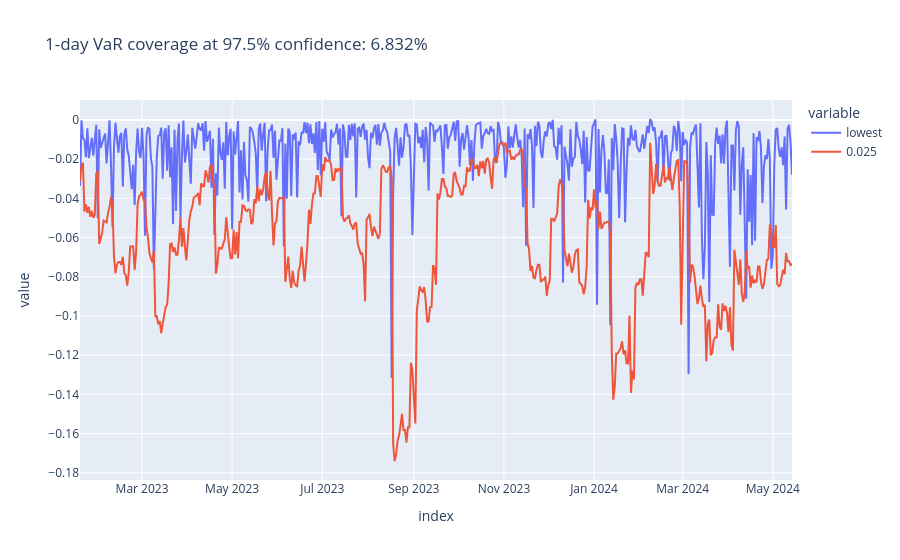

Source (notebook cell):
### Code cell
plot_coverage(df_var_partial, "0.025")

### Figure 1 — Plotly figure (JSON) as saved in the notebook; plotly's stock layout.template omitted (floating-point values rounded to 4 significant figures; data arrays with more than 128 entries replaced by an {"elided": "..."} marker saying what was removed)
{"data": [{"hovertemplate": "variable=lowest<br>index=%{x}<br>value=%{y}<extra></extra>", "legendgroup": "lowest", "line": {"color": "#636efa", "dash": "solid"}, "marker": {"symbol": "circle"}, "mode": "lines", "name": "lowest", "orientation": "v", "showlegend": true, "type": "scatter", "x": {"elided": "483 str values"}, "xaxis": "x", "y": {"elided": "483 float values"}, "yaxis": "y"}, {"hovertemplate": "variable=0.025<br>index=%{x}<br>value=%{y}<extra></extra>", "legendgroup": "0.025", "line": {"color": "#EF553B", "dash": "solid"}, "marker": {"symbol": "circle"}, "mode": "lines", "name": "0.025", "orientation": "v", "showlegend": true, "type": "scatter", "x": {"elided": "483 str values"}, "xaxis": "x", "y": {"elided": "483 float values"}, "yaxis": "y"}], "layout": {"legend": {"title": {"text": "variable"}, "tracegroupgap": 0}, "title": {"text": "1-day VaR coverage at 97.5% confidence: 6.832%"}, "xaxis": {"anchor": "y", "domain": [0, 1], "title": {"text": "index"}}, "yaxis": {"anchor": "x", "domain": [0, 1], "title": {"text": "value"}}}}
